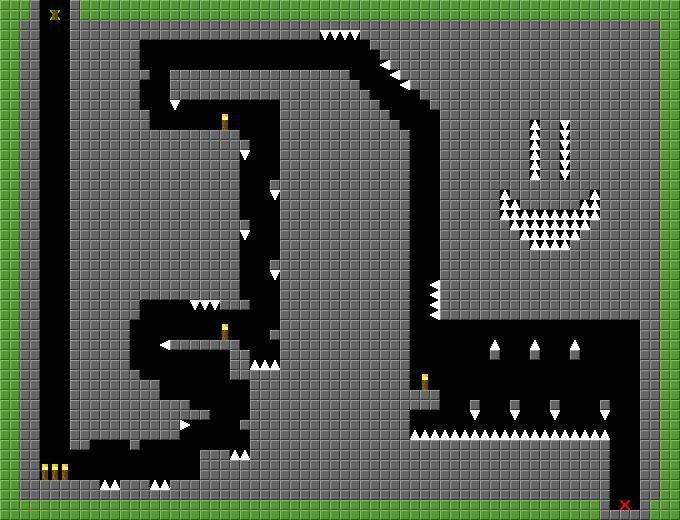

A level layout from a 2D game, rendered from its tile map. Below: a short description, then the map file with tile-grid data replaced by summaries:
An orthogonal 68x52 tile map with 10x10 px tiles, 3 tile layers (collision, platforms, map), 2 tilesets.

<map version="1.0" orientation="orthogonal" width="68" height="52" tilewidth="10" tileheight="10">
 <tileset firstgid="1" name="10pixTiles" tilewidth="10" tileheight="10">
  <image source="10pixTiles.PNG" width="60" height="20" />
  <tile id="0">
   <properties>
    <property name="Type" value="collision" />
   </properties>
  </tile>
  <tile id="5">
   <properties>
    <property name="Type" value="platform" />
   </properties>
  </tile>
  <tile id="7">
   <properties>
    <property name="Type" value="checkpoint" />
   </properties>
  </tile>
  <tile id="10">
   <properties>
    <property name="Type" value="end" />
   </properties>
  </tile>
  <tile id="11">
   <properties>
    <property name="Type" value="start" />
   </properties>
  </tile>
 </tileset>
 <tileset firstgid="13" name="10pixSpikes" tilewidth="10" tileheight="10">
  <image source="10pixSpikes.png" width="20" height="20" />
  <tile id="0">
   <properties>
    <property name="Type" value="spike" />
   </properties>
  </tile>
  <tile id="1">
   <properties>
    <property name="Type" value="spike" />
   </properties>
  </tile>
  <tile id="2">
   <properties>
    <property name="Type" value="spike" />
   </properties>
  </tile>
  <tile id="3">
   <properties>
    <property name="Type" value="spike" />
   </properties>
  </tile>
 </tileset>
 <layer name="collision" width="68" height="52">
  <data>[3536 cells, 2 non-empty, 2 distinct tile ids]</data>
 </layer>
 <layer name="platforms" width="68" height="52">
  <data>[3536 cells, 0 non-empty, 0 distinct tile ids]</data>
 </layer>
 <layer name="map" width="68" height="52">
  <data>[3536 cells, 2706 non-empty, 8 distinct tile ids]</data>
 </layer>
</map>
